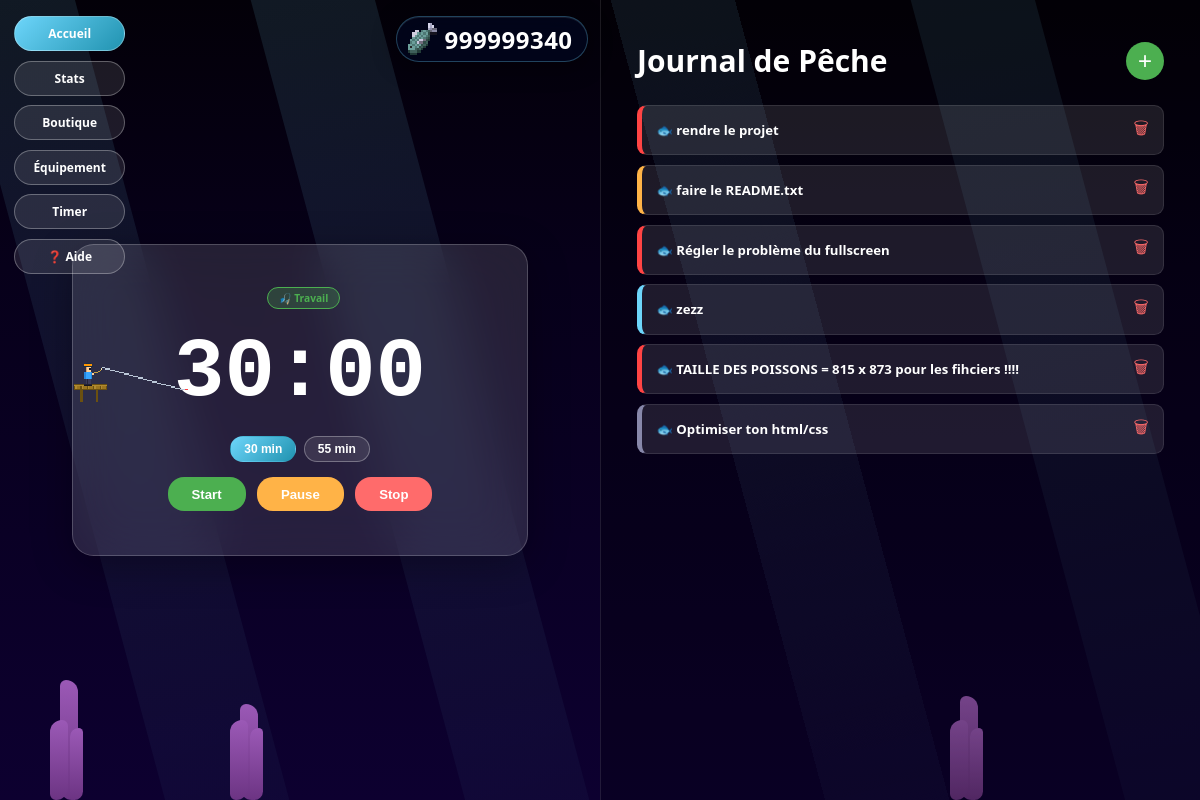
Screenshot of /accueil (signed in) with the database file from the repository.
### tables this page shows
CREATE TABLE Apparence_disponible (id_apparence INTEGER PRIMARY KEY, type TEXT, prix INTEGER, nom TEXT, hauteur NUMERIC, largeur NUMERIC, lien_image TEXT, zoom NUMERIC);

CREATE TABLE Poissons (nbr_poissons_total INTEGER, nbr_poisson INTEGER, id_utilisateur INTEGER, poissons_depense INTEGER, FOREIGN KEY (id_utilisateur) REFERENCES Utilisateurs (id));

CREATE TABLE Tache (id INTEGER PRIMARY KEY, titre TEXT, date_fin TEXT, priorite INTEGER, statut INTEGER, date_creation TEXT, id_utilisateur INTEGER, description TEXT, FOREIGN KEY (id_utilisateur) REFERENCES Utilisateurs (id));

### main.py (the view)
@app.route("/accueil")
def accueil():
    if "nom_utilisateur" not in session:
        return redirect(url_for("login"))
    nom = session.get("nom_utilisateur")
    liste_taches.taches = []  # Réinitialisation de la liste en mémoire
    data = lire_en_bdd("Tache", "*", f"id_utilisateur = {session['user_id']} AND statut = 'A faire'")
    for t in data:
        tache_obj = Tache(
            titre_tache=t[1], description_tache=t[7],
            date_fin=t[2], id_utilisateur=t[6], priorite=t[3]
        )
        tache_obj.id_tache = t[0]
        liste_taches.taches.append(tache_obj)
    taches = liste_taches.lister_taches()
    theme  = get_theme_equipe()
    return render_template(
        "accueil.html",
        nom_utilisateur=nom,
        taches=taches,
        temps_restant=session_pomodoro.get_temps_restant(),
        en_cours=session_pomodoro.sessions_en_cours,
        phase=session_pomodoro.phase,
        poissons=get_poissons(),
        apparence=get_apparence_equipee(),
        theme=theme,
    )

### base_de_donnees_fonction.py (called while the page is built, shortened)
def lire_en_bdd(table: str, selection: str, condition: str,
                lien=None, table_lie=None):
    co = connect(base_de_donnee)
    curseur = co.cursor()
    if lien is None:
        curseur.execute(f"""SELECT {selection}
                            FROM {table}
                            WHERE {condition}
                        """)
    resultats = curseur.fetchall()
    co.close()
    if resultats and len(resultats[0]) == 1:
        return [row[0] for row in resultats]
    return resultats

### classe_projet.py (called while the page is built)
    def lister_taches(self):
        for i in range(len(self.taches)):
            if self.taches[i].statut == "Fait":
                self.taches.pop(i)
        return self.taches

    def _sync_temps_restant(self):
        if self.sessions_en_cours and self.debut:
            ecoule = (datetime.datetime.now() - self.debut).total_seconds()
            self.temps_restant = max(0, self._duree_phase_actuelle() - ecoule)

    def get_temps_restant(self):
        self._sync_temps_restant()
        return int(self.temps_restant)

### main.py (called while the page is built)
def get_poissons():
    user_id = session.get("user_id")
    if user_id is None:
        return 0
    result = lire_en_bdd("Poissons", "nbr_poisson", f"id_utilisateur = {user_id}")
    return result[0] if result else 0

def get_apparence_equipee():
    return session.get("user_apparence", {
        "id": 1,
        "lien_image": "/static/Skin_de_base.png",
        "hauteur": 45, "largeur": 45, "zoom": 1.0
    })

def get_theme_equipe():
    return session.get("user_theme", CATALOGUE_THEMES[0])

### templates/accueil.html (shortened to what this page needs)
<!DOCTYPE html>
<html lang="fr">
<head>
</head>
<body>
<div class="ocean-bg">
    <div class="ray r1"></div><div class="ray r2"></div><div class="ray r3"></div><div class="ray r4"></div>
    <div class="algae a1"></div><div class="algae a2"></div><div class="algae a3"></div>
</div>
<div class="nav-bar">
    <a href="/accueil" class="nav-btn active">Accueil</a>
    <a href="/stats" class="nav-btn">Stats</a>
    <a href="/shop" class="nav-btn">Boutique</a>
    <a href="/equipment" class="nav-btn">Équipement</a>
    <a href="/timer" class="nav-btn">Timer</a>
    <a href="/aide" class="nav-btn">❓ Aide</a>
</div>
<div class="fish-counter">
    <img src="{{ apparence['lien_image'] }}" alt="poisson"
         style="width:32px; height:32px; image-rendering:pixelated; object-fit:contain; display:block;">
    <span id="fish-count">{{ poissons | default(0) }}</span>
</div>
<div class="dashboard-grid">
    <div class="left-zone">
        <div class="timer-card">
            <img id="fisherman-anim" class="fisherman" src="{{ url_for('static', filename='frame1_en_position.png') }}" alt="pêcheur">
            <div id="display" class="timer-display">30:00</div>
            <div class="duration-btns">
                <button class="duration-btn active" onclick="changerDuree(30)">30 min</button>
                <button class="duration-btn" onclick="changerDuree(55)">55 min</button>
            </div>
            <div>
                <button onclick="commande('start')" class="control-btn btn-start">Start</button>
                <button onclick="commande('pause')" class="control-btn btn-pause">Pause</button>
                <button onclick="commande('stop')" class="control-btn btn-stop">Stop</button>
            </div>
        </div>
    </div>
    <div class="right-zone">
        <div style="display:flex; justify-content:space-between; align-items:center; margin-bottom:3vh;">
            <h2 style="font-size:clamp(20px, 2.5vw, 36px);">Journal de Pêche</h2>
            <button onclick="ouvrirModalAdd()" style="background:#4CAF50; color:white; border:none; width:clamp(38px,3vw,54px); height:clamp(38px,3vw,54px); border-radius:50%; font-size:clamp(22px,2vw,32px); cursor:pointer; line-height:1;">+</button>
        </div>
        <div id="liste-taches">
            {% for tache in taches %}
            <div class="task-item priorite-{{ tache.priorite }}"
                 id="task-{{ tache.id_tache }}"
                 onclick="ouvrirDrawer(this)"
                 data-id="{{ tache.id_tache }}"
                 data-titre="{{ tache.titre_tache | e }}"
                 data-desc="{{ tache.description_tache | default('', true) | e }}"
                 data-date="{{ tache.date_fin | string | truncate(10, True, '') if tache.date_fin else '' }}"
                 data-priorite="{{ tache.priorite }}">
                <span class="task-title" style="font-weight:600;">🐟 {{ tache.titre_tache }}</span>
                <button onclick="event.stopPropagation(); supprimerTache('{{ tache.id_tache }}')"
                        style="background:none; border:none; color:#FF6B6B; cursor:pointer;">🗑</button>
            </div>
            {% endfor %}
        </div>
    </div>
</div>
</body>
</html>

### rows the page displays
Apparence_disponible: lien_image (picture)
Poissons: nbr_poisson "999999340"
Tache: titre_tache "rendre le projet"
Tache: titre_tache "faire le README.txt"
Tache: titre_tache "Régler le problème du fullscreen"
Tache: titre_tache "zezz"
Tache: titre_tache "TAILLE DES POISSONS = 815 x 873 pour les fihciers !!!!"
Tache: titre_tache "Optimiser ton html/css"
